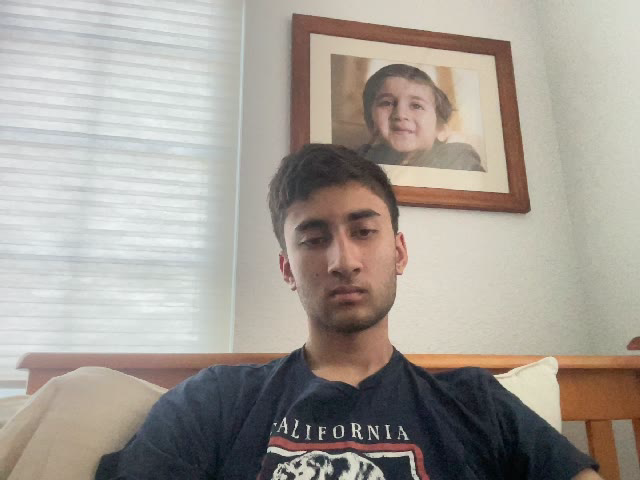
#> input picture frame 6 of output.avi, 640 x 480 px, given in place of the camera
$ python real_vision.py
#> lines starting #> are read from the running program, lines starting #| are printed output that depends on the picture
import numpy as np
import cv2
#from human_classification import Human_Classify

def change_resolution(cap, rate_a, rate_b):
    cap.set(3, rate_a)
    cap.set(4, rate_b)

    return cap

class Human_Classify:
    measured_distance = 20
    real_width = 6
    ref_image = "Reasources/ref_ped.jpg"

    def __init__(self, cap, out, hog):
        self.hog = hog
        self.distance = 0
        self.center_point = 0
        while True:

            self.ret, self.frame = cap.read()
#> self.frame is the input picture: shape (480, 640, 3); mean B, G, R 150.7, 158.5, 165.2

            # resizing for faster detection
            frame = cv2.resize(self.frame, (640, 480))

            boxes, weights, human_width = self.find_human_data(self.hog, frame)
            boxes_array = np.array([[x, y, x + w, y + h] for (x, y, w, h) in boxes])

            if human_width !=0 and boxes_array.size !=0:

                self.distance = self.distance_finder(self.Focal_Length_Finder(), human_width)
                self.center_point = self.find_box_center(boxes_array)
                print(self.distance)
                print(self.center_point)

                self.draw_boxes(boxes)


                # Write the output video
            out.write(frame.astype('uint8'))
            # Display the resulting frame
            cv2.imshow('frame',frame)
            if cv2.waitKey(1) & 0xFF == ord('q'):
                break

    def find_box_center(self, boxes):
        box = boxes[0]
        xA, yA, xB, yB = box[0], box[1], box[2], box[3]
        center_coords = [0,0]

        center_x = (xA+xB)/2
        center_y = (yA+yB)/2
        center_coords[0], center_coords[1] = int(center_x), int(center_y)

        return center_coords

    def find_human_data(self, hog, image):
        human_width = 0

        try:
            gray = cv2.cvtColor(image, cv2.COLOR_BGR2GRAY)
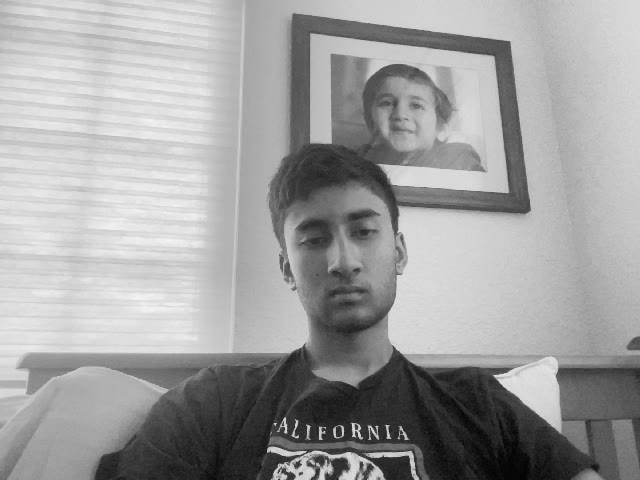
#> gray: shape (480, 640); min 2, max 246, mean 159.6

        except:
            gray = image

        cv2.imshow("image", gray)


        # detect people in the image
        # returns the bounding boxes for the detected objects
        boxes, weights = hog.detectMultiScale(gray, winStride=(8,8))
#> boxes = (); weights = ()
        for (x, y, h, w) in boxes:


        # getting face width in the pixels
            human_width = w
#> this loop made 0 passes

    # return the face width in pixel
        print(len(boxes))
#| 0
        print(boxes)

        return boxes, weights, human_width

    def draw_boxes(self, boxes):
        boxes = np.array([[x, y, x + w, y + h] for (x, y, w, h) in boxes])
        if boxes.size !=0:
            center_point = self.find_box_center(boxes)
            print(center_point)

            for (xA, yA, xB, yB) in boxes:
                # display the detected boxes in the colour picture
                cv2.rectangle(self.frame, (xA, yA), (xB, yB),
                                (0, 255, 0), 2)
                cv2.circle(self.frame, (center_point[0],center_point[1]), radius=1, color=(0, 0, 255), thickness=-1)

    def Focal_Length_Finder(self):
        ref_image = cv2.imread(self.ref_image)
        ref_image = cv2.resize(ref_image, (300,200))


        ref_image_face_width = self.find_human_data(self.hog, ref_image)

        # finding the focal length
        focal_length = (ref_image_face_width * self.measured_distance) / self.real_width
        return focal_length

    def distance_finder(self, Focal_Length, face_width_in_frame):
        distance = (self.real_width * Focal_Length)/face_width_in_frame
        return distance


hog = cv2.HOGDescriptor()
hog.setSVMDetector(cv2.HOGDescriptor_getDefaultPeopleDetector())

cv2.startWindowThread()

# open webcam video stream
c = cv2.VideoCapture(0)
cap = change_resolution(c, 640, 480)


# the output will be written to output.avi
out = cv2.VideoWriter(
    'output.avi',
    cv2.VideoWriter_fourcc(*'MJPG'),
    15.,
    (640,480))


human_classifier = Human_Classify(cap, out, hog)
#> in __init__, `boxes, weights, human_width = self.find_human_data(self.hog, frame)`: human_width = 0
#> in __init__, `boxes_array = np.array([[x, y, x + w, y + h] for (x, y, w, h) in boxes])`: boxes_array = empty array
#> (key q is pressed here)

# When everything done, release the capture
cap.release()
# and release the output
out.release()
# finally, close the window
cv2.destroyAllWindows()
cv2.waitKey(1)

$ run again, starting later in the video
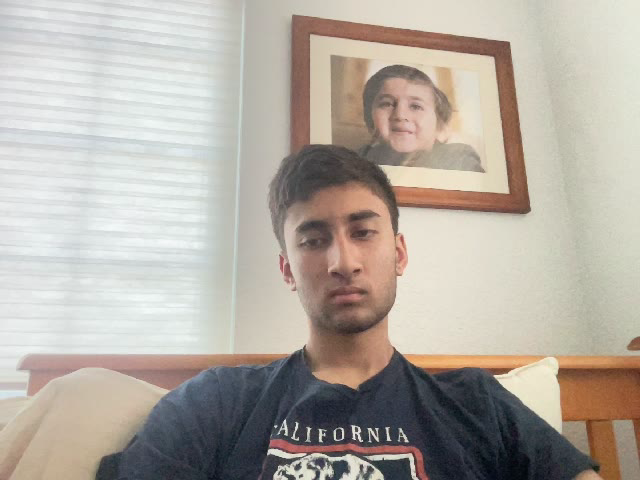
#> input picture frame 27 of output.avi, 640 x 480 px, given in place of the camera
#> in __init__, self.frame is the input picture: shape (480, 640, 3); mean B, G, R 163, 172.1, 179.7
#> in find_human_data, `gray = cv2.cvtColor(image, cv2.COLOR_BGR2GRAY)`:
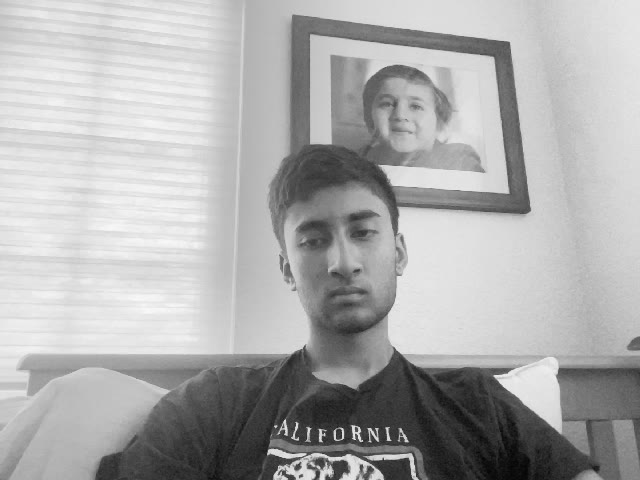
#> gray: shape (480, 640); min 4, max 249, mean 173.2
#> in find_human_data, `boxes, weights = hog.detectMultiScale(gray, winStride=(8,8))`: boxes = ()
#| 0
#> in __init__, `boxes, weights, human_width = self.find_human_data(self.hog, frame)`: human_width = 0
#> boxes_array = empty array

$ run again, starting later in the video
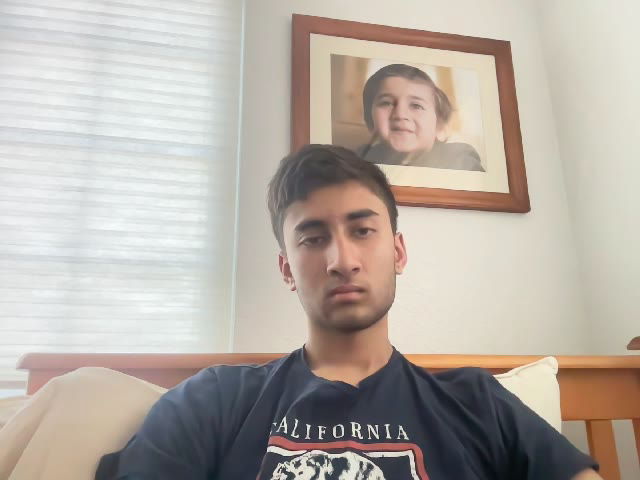
#> input picture frame 49 of output.avi, 640 x 480 px, given in place of the camera
#> in __init__, self.frame is the input picture: shape (480, 640, 3); mean B, G, R 165.6, 173.7, 182.6
#> in find_human_data, `gray = cv2.cvtColor(image, cv2.COLOR_BGR2GRAY)`:
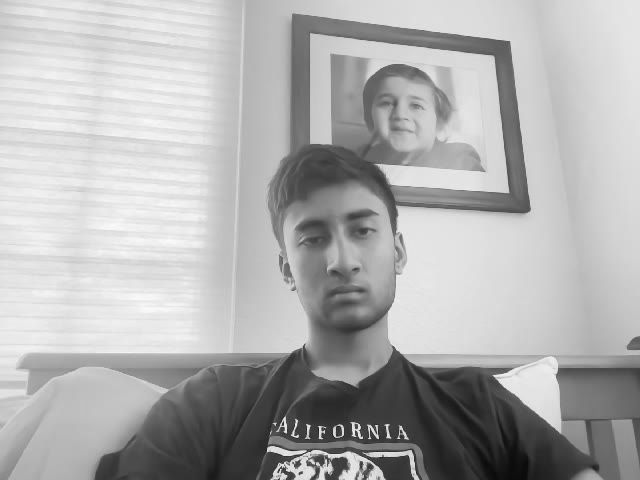
#> gray: shape (480, 640); min 10, max 251, mean 175.4
#> in find_human_data, `boxes, weights = hog.detectMultiScale(gray, winStride=(8,8))`: boxes = ()
#| 0
#> in __init__, `boxes, weights, human_width = self.find_human_data(self.hog, frame)`: human_width = 0
#> boxes_array = empty array
